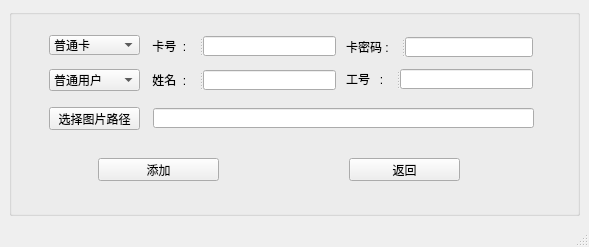
<?xml version="1.0" encoding="UTF-8"?>
<ui version="4.0">
 <class>MainWindow</class>
 <widget class="QMainWindow" name="MainWindow">
  <property name="geometry">
   <rect>
    <x>0</x>
    <y>0</y>
    <width>589</width>
    <height>247</height>
   </rect>
  </property>
  <property name="windowTitle">
   <string>MainWindow</string>
  </property>
  <widget class="QWidget" name="centralwidget">
   <layout class="QHBoxLayout" name="horizontalLayout_5">
    <item>
     <layout class="QVBoxLayout" name="verticalLayout" stretch="1">
      <item>
       <layout class="QVBoxLayout" name="verticalLayout_5">
        <item>
         <layout class="QVBoxLayout" name="verticalLayout_6">
          <item>
           <layout class="QHBoxLayout" name="horizontalLayout" stretch="0">
            <item>
             <widget class="QGroupBox" name="groupBox_4">
              <property name="title">
               <string/>
              </property>
              <widget class="QComboBox" name="m_cbCardType">
               <property name="geometry">
                <rect>
                 <x>40</x>
                 <y>26</y>
                 <width>91</width>
                 <height>20</height>
                </rect>
               </property>
               <item>
                <property name="text">
                 <string>普通卡</string>
                </property>
               </item>
               <item>
                <property name="text">
                 <string>残疾人卡</string>
                </property>
               </item>
               <item>
                <property name="text">
                 <string>黑名单卡</string>
                </property>
               </item>
               <item>
                <property name="text">
                 <string>巡更卡</string>
                </property>
               </item>
               <item>
                <property name="text">
                 <string>胁迫卡</string>
                </property>
               </item>
               <item>
                <property name="text">
                 <string>超级卡</string>
                </property>
               </item>
               <item>
                <property name="text">
                 <string>来宾卡</string>
                </property>
               </item>
               <item>
                <property name="text">
                 <string>解除卡</string>
                </property>
               </item>
               <item>
                <property name="text">
                 <string>员工卡</string>
                </property>
               </item>
               <item>
                <property name="text">
                 <string>应急卡</string>
                </property>
               </item>
               <item>
                <property name="text">
                 <string>应急管理卡</string>
                </property>
               </item>
              </widget>
              <widget class="QComboBox" name="m_cbUserType">
               <property name="geometry">
                <rect>
                 <x>40</x>
                 <y>60</y>
                 <width>91</width>
                 <height>22</height>
                </rect>
               </property>
               <item>
                <property name="text">
                 <string>普通用户</string>
                </property>
               </item>
               <item>
                <property name="text">
                 <string>管理员用户</string>
                </property>
               </item>
              </widget>
              <widget class="QPushButton" name="m_btnAdd">
               <property name="geometry">
                <rect>
                 <x>89</x>
                 <y>149</y>
                 <width>121</width>
                 <height>23</height>
                </rect>
               </property>
               <property name="text">
                <string>添加</string>
               </property>
              </widget>
              <widget class="QPushButton" name="m_btnQuit">
               <property name="geometry">
                <rect>
                 <x>340</x>
                 <y>149</y>
                 <width>111</width>
                 <height>23</height>
                </rect>
               </property>
               <property name="text">
                <string>返回</string>
               </property>
              </widget>
              <widget class="QSplitter" name="splitter">
               <property name="geometry">
                <rect>
                 <x>140</x>
                 <y>27</y>
                 <width>187</width>
                 <height>20</height>
                </rect>
               </property>
               <property name="orientation">
                <enum>Qt::Horizontal</enum>
               </property>
               <widget class="QLabel" name="label_3">
                <property name="text">
                 <string> 卡号  : </string>
                </property>
               </widget>
               <widget class="QLineEdit" name="m_editCardNum"/>
              </widget>
              <widget class="QSplitter" name="splitter_2">
               <property name="geometry">
                <rect>
                 <x>337</x>
                 <y>28</y>
                 <width>187</width>
                 <height>20</height>
                </rect>
               </property>
               <property name="orientation">
                <enum>Qt::Horizontal</enum>
               </property>
               <widget class="QLabel" name="label_4">
                <property name="text">
                 <string>卡密码 : </string>
                </property>
               </widget>
               <widget class="QLineEdit" name="m_editCardPass"/>
              </widget>
              <widget class="QSplitter" name="splitter_3">
               <property name="geometry">
                <rect>
                 <x>140</x>
                 <y>61</y>
                 <width>187</width>
                 <height>20</height>
                </rect>
               </property>
               <property name="orientation">
                <enum>Qt::Horizontal</enum>
               </property>
               <widget class="QLabel" name="label_7">
                <property name="text">
                 <string> 姓名  : </string>
                </property>
               </widget>
               <widget class="QLineEdit" name="m_editUserName"/>
              </widget>
              <widget class="QSplitter" name="splitter_4">
               <property name="geometry">
                <rect>
                 <x>337</x>
                 <y>60</y>
                 <width>187</width>
                 <height>20</height>
                </rect>
               </property>
               <property name="orientation">
                <enum>Qt::Horizontal</enum>
               </property>
               <widget class="QLabel" name="label_8">
                <property name="text">
                 <string>工号   : </string>
                </property>
               </widget>
               <widget class="QLineEdit" name="m_editUserNum"/>
              </widget>
              <widget class="QPushButton" name="m_btnPicPath">
               <property name="geometry">
                <rect>
                 <x>40</x>
                 <y>98</y>
                 <width>91</width>
                 <height>23</height>
                </rect>
               </property>
               <property name="text">
                <string>选择图片路径</string>
               </property>
              </widget>
              <widget class="QLineEdit" name="m_linePath">
               <property name="geometry">
                <rect>
                 <x>144</x>
                 <y>99</y>
                 <width>381</width>
                 <height>20</height>
                </rect>
               </property>
              </widget>
              <zorder>m_linePath</zorder>
              <zorder>splitter_2</zorder>
              <zorder>splitter_3</zorder>
              <zorder>splitter_4</zorder>
              <zorder>splitter</zorder>
              <zorder>m_cbCardType</zorder>
              <zorder>m_cbUserType</zorder>
              <zorder>m_btnAdd</zorder>
              <zorder>m_btnQuit</zorder>
              <zorder>m_btnPicPath</zorder>
             </widget>
            </item>
           </layout>
          </item>
         </layout>
        </item>
       </layout>
      </item>
     </layout>
    </item>
   </layout>
  </widget>
  <widget class="QStatusBar" name="statusbar"/>
 </widget>
 <resources/>
 <connections/>
</ui>
